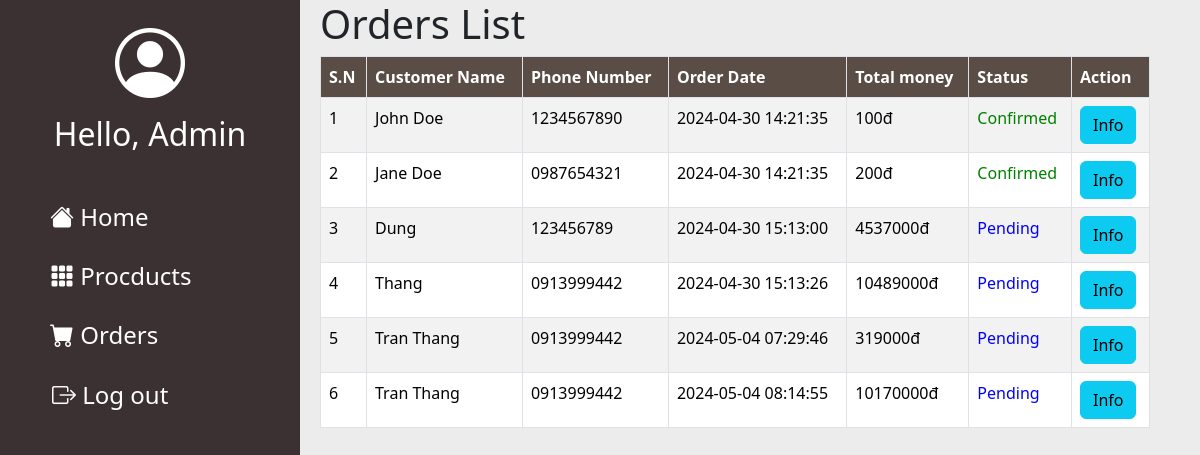
The page /AdPages/pages/orders.php (signed in) on the database as committed earlier.
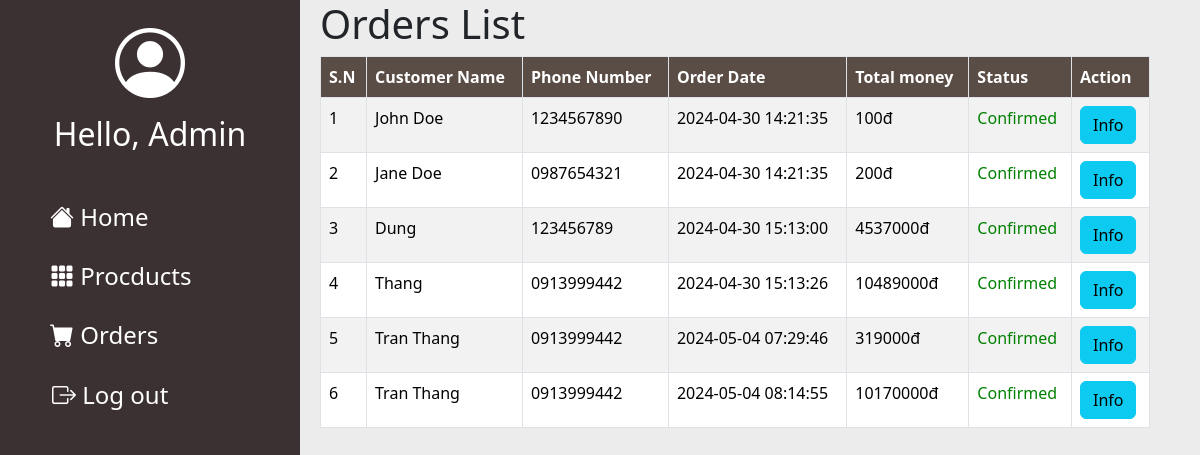
The same page on the database as committed later.
### tables this page shows
CREATE TABLE `orders` (
  `id` int NOT NULL,
  `user_id` int NOT NULL,
  `full_name` varchar(50) NOT NULL,
  `email` varchar(50) NOT NULL,
  `phone_number` varchar(10) NOT NULL,
  `address` varchar(50) NOT NULL,
  `note` text,
  `order_date` datetime NOT NULL,
  `status` varchar(50) NOT NULL,
  `total_money` int NOT NULL
);

### AdPages/pages/orders.php (the view, shortened to what this page needs)
<?php
    include "../components/db.php";
?>
<!DOCTYPE html>
<html lang="en">
    <head>
        <link href="https://cdn.jsdelivr.net/npm/bootstrap@5.3.3/dist/css/bootstrap.min.css" rel="stylesheet">
        <link rel="stylesheet" href="https://cdn.jsdelivr.net/npm/bootstrap-icons@1.11.3/font/bootstrap-icons.min.css">
        <link rel="stylesheet" href="../style/admin.css">
    </head>
    <body>
        <div class="main-container">
            <?php include "../components/leftMain.php" ?>
            <div class="right-main">
            <div style="margin-right: 50px;">
                <h1>Orders List </h1>
                <table class="table table-striped table-bordered">
                    <thead>
                        <tr>
                        <th scope="col">S.N</th>
                        <th scope="col">Customer Name</th>
                        <th scope="col">Phone Number</th>
                        <th scope="col">Order Date</th>
                        <th scope="col">Total money</th>
                        <th scope="col">Status</th>
                        <th scope="col">Action</th>
                        </tr>
                    </thead>
                    <tbody>
                    <?php
                        $query = "SELECT * FROM orders";
                        $result = mysqli_query($link, $query);
                        $no = 0;
                        while (mysqli_num_rows($result) > 0 && $row = mysqli_fetch_assoc($result)){
                            $no++;
                            echo '
                                <tr>
                                    <td>'.$no.'</td>
                                    <td>'.$row['full_name'].'</td>
                                    <td>'.$row['phone_number'].'</td>
                                    <td>'.$row['order_date'].'</td>
                                    <td>'.$row['total_money'].'đ</td>
                            ';
                            if ($row['status'] == 'Confirmed'){
                                echo' <td style="color: green">'.$row['status'].'</td> ';
                            }
                            else{
                                echo' <td style="color: blue">'.$row['status'].'</td> ';
                            }
                            echo '
                                    <td>
                                        <a type="button" class="btn btn-info"  href="detail.php?id='.$row['id'].'">Info</button>
                                    </td>
                                </tr>
                            ';
                        }
                    ?>
                    </tbody>
                </table>
            </div>
            </div>
        </div>
    </body>
</html>

### AdPages/components/leftMain.php (shortened to what this page needs)
<div class="left-main">
    <i class="bi bi-person-circle" style="font-size: 70px;"></i>
    <h2>Hello, Admin</h2>
    <form method="post">
    <div class="feat-list">
        <a type="button" href="./main.php">
            <i class="bi bi-house-fill h4"><span class="icon-text"> Home </span></i>
        </a>
        <a type="button" href="./products.php">
            <i class="bi bi-grid-3x3-gap-fill h4"><span class="icon-text"> Procducts </span></i>
        </a>
        <a type="button" href="./orders.php">
            <i class="bi bi-cart-fill h4"><span class="icon-text"> Orders </span></i>
        </a>
        <button type="submit" name="submitLogout">
            <i class="bi bi-box-arrow-right h4"><span class="icon-text"> Log out </span></i>
        </button>
    </div>
    </form>
</div>

### AdPages/style/admin.css (style rules this page uses)
* { margin: 0 }
.main-container { display: grid; grid-template-columns: 300px 1fr; background-color: #ECECEC; }
.left-main { grid-column: 1 / 2; height: 100vh; background-color: #3C3132; text-align: center; padding-top: 10px; }
.left-main * { color: white; }
.right-main { grid-column: 2 / 3; padding-left: 20px; height: 100vh; overflow: auto; }
.feat-list { margin-top: 50px; }
.feat-list > * { display: block; margin-bottom: 30px; background-color: transparent; background-repeat: no-repeat; border: none; }
.feat-list a { text-decoration: none; text-align: start; margin-left: 50px; }
.feat-list button { margin-left: 46px; }
.icon-text { font-size:x-large; font-style: normal; }
.right-main th { background-color: #5A4D45; color: white; }

Rows that differ between the two databases and show on the page:
changed orders "Dung": status "Pending" → "Confirmed"
changed orders "Thang": status "Pending" → "Confirmed"
changed orders (number 5 of 6 on the later page): status "Pending" → "Confirmed"
changed orders (number 6 of 6 on the later page): status "Pending" → "Confirmed"
